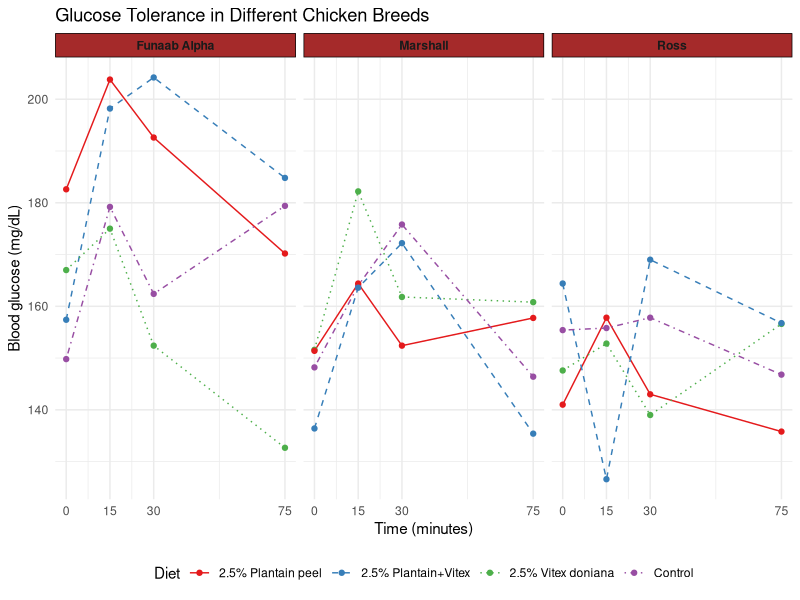

The R script that drew this image:
# Load required libraries
library(ggplot2)
library(dplyr)
library(tidyr)

# Create the dataset
data <- data.frame(
  Treatment = c("111", "112", "121", "122", "211", "212", "221", "222", "311", "312", "321", "322"),
  IPGTT0 = c(149.80, 167.00, 182.60, 157.40, 155.40, 147.60, 141.00, 164.40, 148.20, 151.60, 151.40, 136.40),
  IPGTT15 = c(179.20, 175.00, 203.80, 198.20, 155.80, 152.80, 157.80, 126.60, 164.00, 182.20, 164.40, 163.60),
  IPGTT30 = c(162.40, 152.40, 192.60, 204.20, 157.80, 139.00, 143.00, 169.00, 175.80, 161.80, 152.40, 172.20),
  IPGTT75 = c(179.40, 132.67, 170.20, 184.80, 146.80, 156.60, 135.80, 156.75, 146.40, 160.80, 157.75, 135.40)
)

# Reshape the data
data_long <- data %>%
  pivot_longer(cols = starts_with("IPGTT"), names_to = "Time", values_to = "Glucose")

# Extract breed and diet information
data_long <- data_long %>%
  mutate(
    Breed = case_when(
      substr(Treatment, 1, 1) == "1" ~ "Funaab Alpha",
      substr(Treatment, 1, 1) == "2" ~ "Ross",
      substr(Treatment, 1, 1) == "3" ~ "Marshall"
    ),
    Diet = case_when(
      substr(Treatment, 2, 3) == "11" ~ "Control",
      substr(Treatment, 2, 3) == "12" ~ "2.5% Vitex doniana",
      substr(Treatment, 2, 3) == "21" ~ "2.5% Plantain peel",
      substr(Treatment, 2, 3) == "22" ~ "2.5% Plantain+Vitex"
    ),
    Time = as.numeric(gsub("IPGTT", "", Time))
  )

# Create the plot
ggplot(data_long, aes(x = Time, y = Glucose, color = Diet, linetype = Diet)) +
  geom_line() +
  geom_point() +
  facet_wrap(~ Breed, ncol = 3) +
  labs(
    title = "Glucose Tolerance in Different Chicken Breeds",
    x = "Time (minutes)",
    y = "Blood glucose (mg/dL)"
  ) +
  theme_minimal() +
  theme(
    legend.position = "bottom",
    strip.background = element_rect(fill = "brown"),
    strip.text = element_text(face = "bold")
  ) +
  scale_x_continuous(breaks = c(0, 15, 30, 75)) +
  scale_color_brewer(palette = "Set1") +
  scale_linetype_manual(values = c("solid", "dashed", "dotted", "dotdash"))
